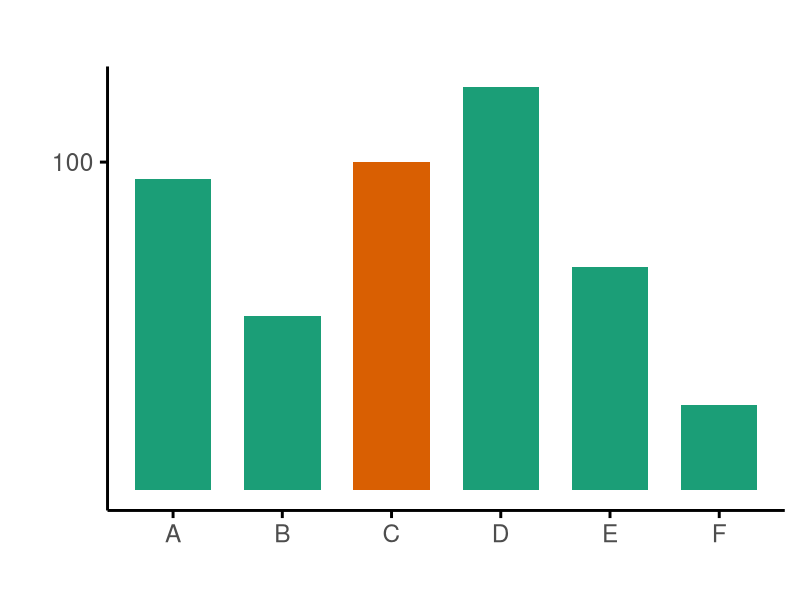
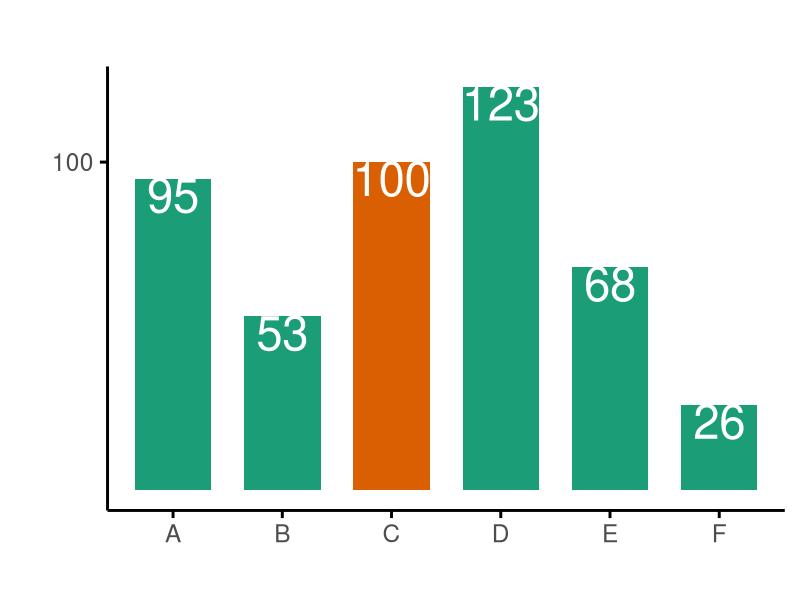
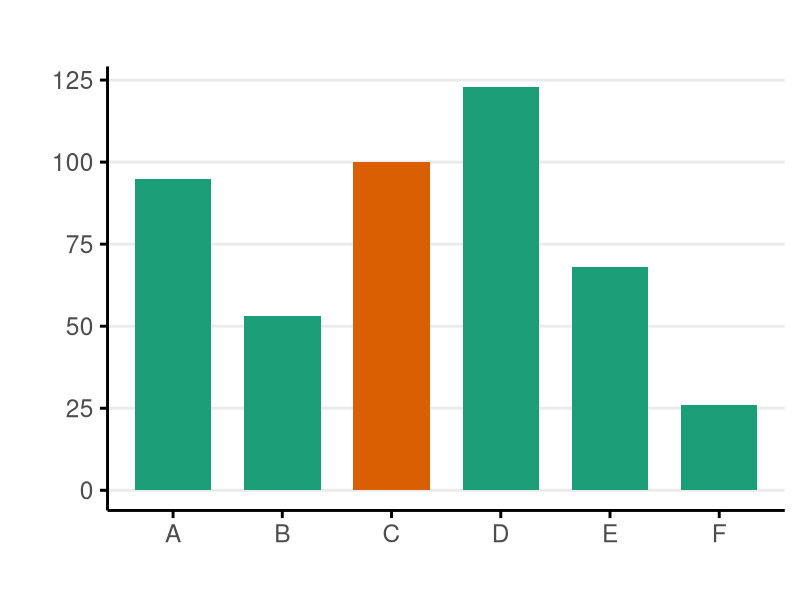
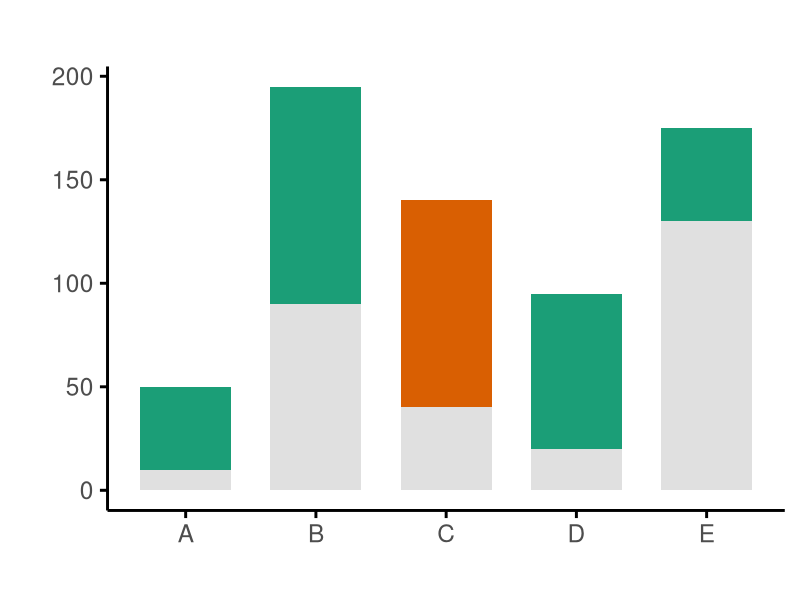
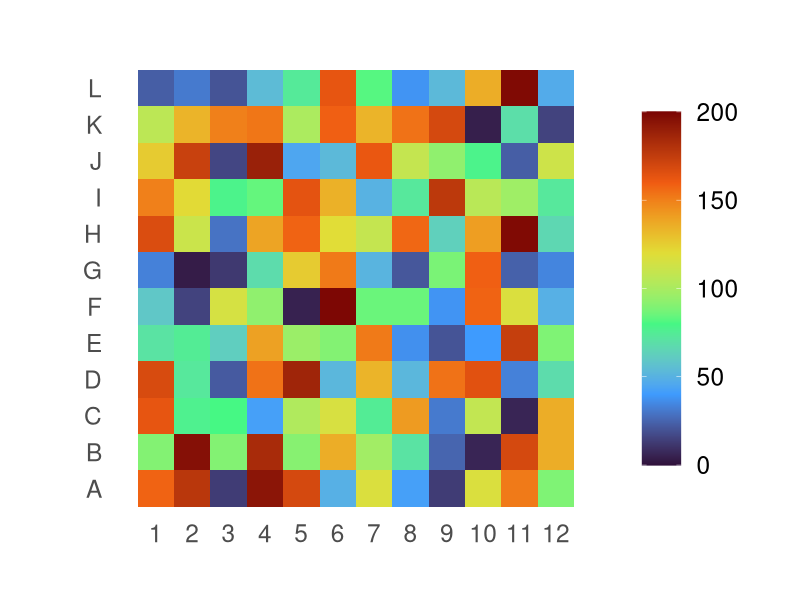
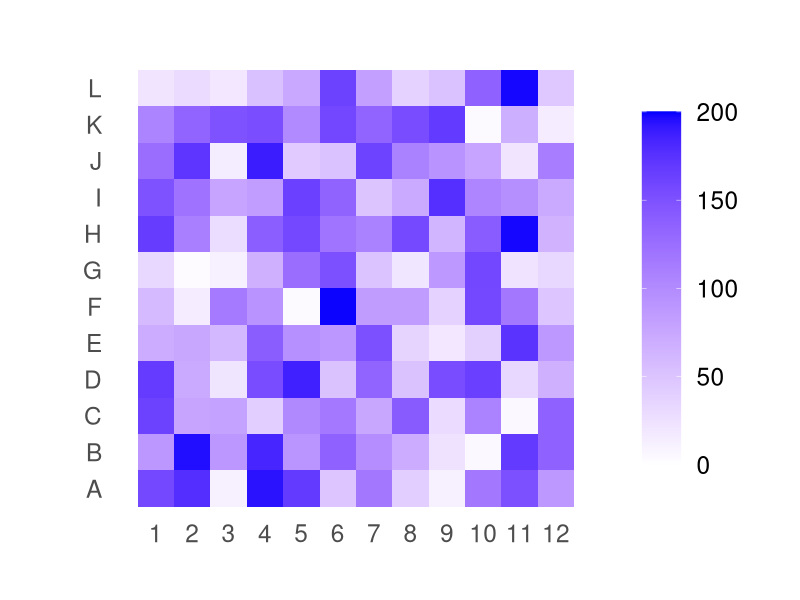
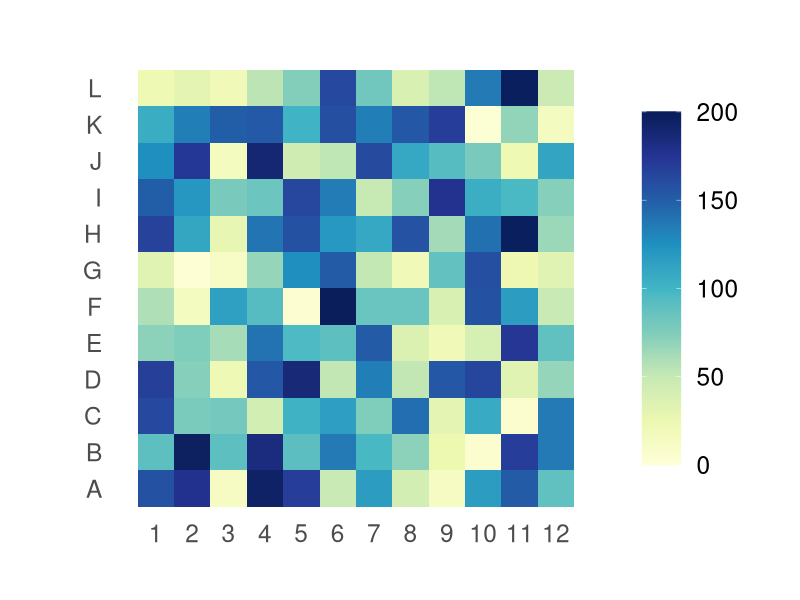
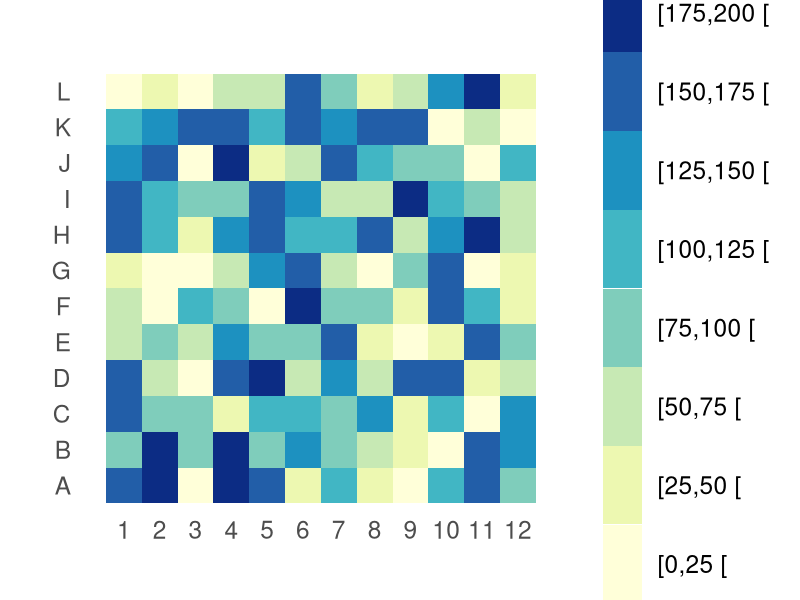

These figures' R source, in order:
## ---- chunk 1
knitr::opts_chunk$set(echo = FALSE, message = FALSE, warning = FALSE)
knitr::opts_chunk$set(
  fig.width = 12,   # increase width
  fig.height = 8,
  out.width = "100%"   # VERY IMPORTANT
)

library(ggplot2)
## ---- chunk 2
dt.1 <- data.frame(
  name = c('A', 'B', 'C', 'D', 'E', 'F'),
  value = c(95, 53, 100, 123, 68, 26),
  f = c(FALSE, FALSE, TRUE, FALSE, FALSE, FALSE)
)
p_bar_same_base = ggplot(
  dt.1,
  aes(x = name, y = value, fill = f)
) +
  geom_bar(
    stat = 'identity',
    width = 0.7
  ) +
  scale_fill_manual(values = c('#1b9e77', '#d95f02')) +
  scale_y_continuous(breaks = 100) +
  guides(fill = "none") +
  theme_minimal(base_size = 22) +
  theme(
    panel.grid.major = element_blank(),
    panel.grid.minor = element_blank(),
    axis.line = element_line(),
    axis.ticks = element_line()
  ) +
  labs(
    title = "",
    x = "",
    y = ""
  )
p_bar_same_base
## ---- chunk 3
p_bar_same_base +
    geom_label(
      aes(
        label=value
      ),
      size=12,
      fill="transparent",
      colour="white",
      nudge_y =-5,
      label.size = 0
    )
## ---- chunk 4
p_bar_same_base +
  scale_y_continuous() +
  theme(
    panel.grid.major.y = element_line(),
    panel.grid.minor = element_blank(),
    axis.line = element_line(),
    axis.ticks = element_line()
  )

## ---- chunk 5
dt.2 <- data.frame(
  name = c('A', 'A', 'B', 'B', 'C', 'C', 'D', 'D', 'E', 'E'),
  value = c(10, 40, 90, 105, 40, 100, 20, 75, 130, 45),
  f = c('hide', 'show_blue', 'hide', 'show_blue', 'hide', 'show_red', 'hide', 'show_blue', 'hide', 'show_blue')
)
dt.2$f = factor(dt.2$f, levels = c('show_red', 'show_blue', 'hide'))

p_bar_different_base = ggplot(
  dt.2,
  aes(x = name, y = value, fill = f)
) +
  geom_bar(
    stat = 'identity',
    width = 0.7
  ) +
  scale_fill_manual(values = c('#d95f02', '#1b9e77', '#e0e0e0')) +
  guides(fill = "none") +
  theme_minimal(base_size = 22) +
  theme(
    panel.grid.major = element_blank(),
    panel.grid.minor = element_blank(),
    axis.line = element_line(),
    axis.ticks = element_line()
  ) +
  labs(
    title = "",
    x = "",
    y = ""
  )

p_bar_different_base
## ---- chunk 6
nb_hm <- 12
set.seed(123)
# matrix -> dataframe (wide)

# long format for ggplot
dt.hm <- data.frame(
  x = rep(seq_len(nb_hm), times = nb_hm),
  y = rep(LETTERS[1:nb_hm], each = nb_hm),
  value = sample(0:200, nb_hm * nb_hm, replace = TRUE)
)
plot_heat_map <- function(df) {
  ggplot(df, aes(x = x, y = y, fill = value)) +
    geom_tile() +
    coord_equal() +
    theme_minimal(base_size = 22) +
    theme(panel.grid = element_blank()) +
    scale_x_continuous(
      breaks = seq(1, nb_hm, by = 1)
    ) +
    labs(
      title = "",
      x = "",
      y = ""
    )
}

plot_heat_map(dt.hm) +
  scale_fill_viridis_c(
    option = "H",
    limits = c(0, 200),
    guide = guide_colourbar(
      barheight = grid::unit(9, "cm"),
      barwidth = grid::unit(1, "cm")
    ),
    name = NULL
  )
## ---- chunk 7

plot_heat_map(dt.hm) +
  scale_fill_gradient(
    low = "white",
    high = "blue",
    limits = c(0, 200),
    guide = guide_colourbar(
      barheight = grid::unit(9, "cm"),
      barwidth = grid::unit(1, "cm")
    ),
    name = NULL
  )
## ---- chunk 8

plot_heat_map(dt.hm) +
  scale_fill_gradientn(
    colours = scales::brewer_pal(palette = "YlGnBu")(9),  # 9 anchor colours
    limits = c(0, 200),
    guide = guide_colourbar(
      barheight = grid::unit(9, "cm"),
      barwidth = grid::unit(1, "cm")
    ),
    name = NULL
  )
## ---- chunk 9
plot_discrete_colours <- function(dt, nb_d) {
  df.hmd <- dt

  df.hmd$value_orig <- df.hmd$value
  level_values <- paste("[", floor(seq(0, nb_d - 1) * 200 / nb_d), ",", floor(seq(1, nb_d) * 200 / nb_d), " [", sep = "")
  df.hmd$value <- factor(level_values[floor(dt.hm$value * nb_d / 200) + 1], levels = level_values)

  ggplot(df.hmd, aes(x = x, y = y, fill = value)) +
    geom_tile() +
    coord_equal() +
    theme_minimal(base_size = 22) +
    theme(panel.grid = element_blank()) +
    scale_x_continuous(
      breaks = seq(1, nb_hm, by = 1)
    ) +
    labs(
      title = "",
      x = "",
      y = ""
    ) +
    scale_fill_manual(
      values = scales::brewer_pal(palette = "YlGnBu")(nb_d),
      name = NULL,
    ) +
    guides(fill = guide_legend(reverse = TRUE)) +
    theme(
      legend.key.height = grid::unit(2, "cm"),
      legend.key.width = grid::unit(10, "mm")
    )
}
## ---- chunk 10
plot_discrete_colours(dt.hm, 8)

## ---- chunk 11
plot_discrete_colours(dt.hm, 5)
